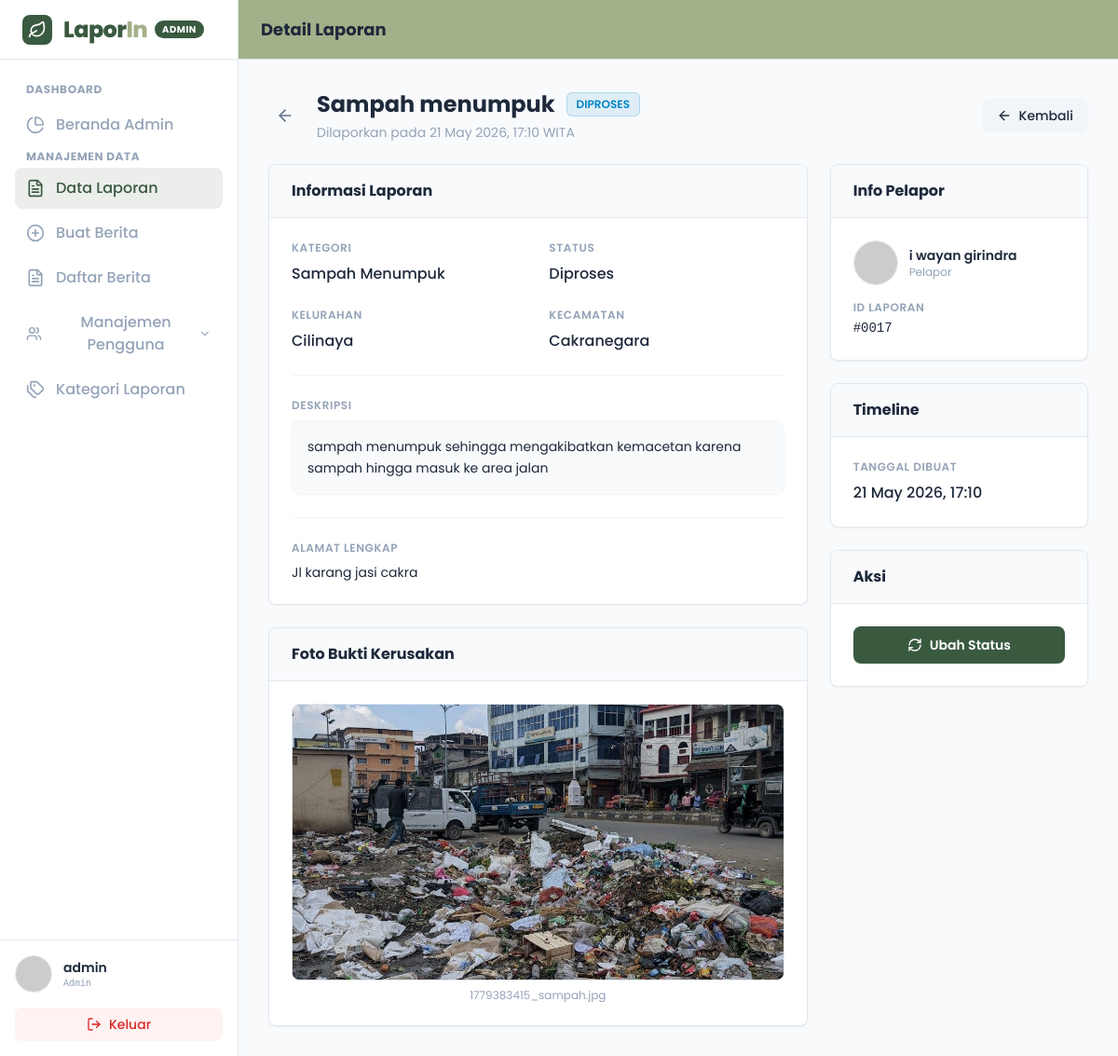
The app's page /admin/detailLaporan.php?id=17 (signed in), older data.
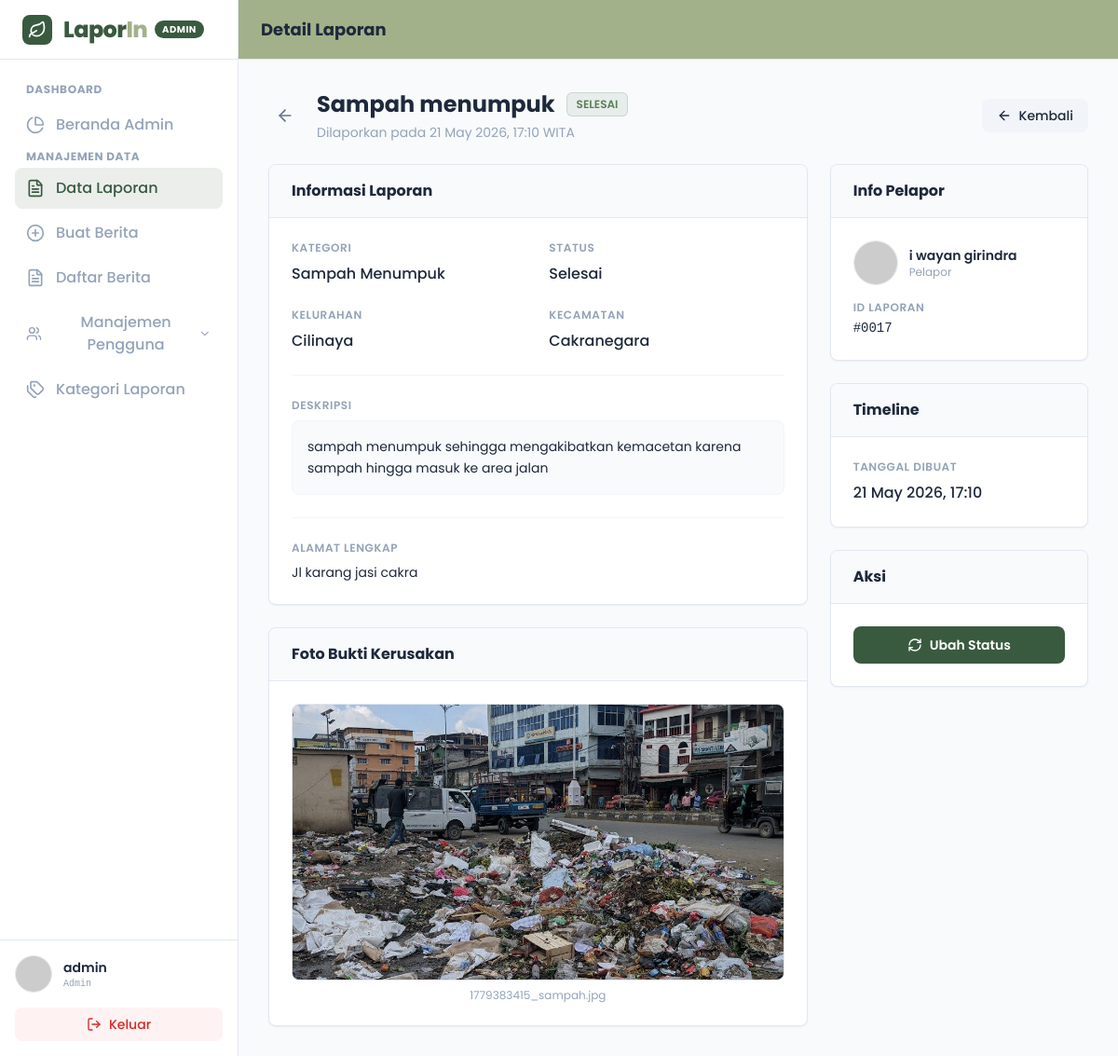
The same page, newer data.
### tables this page shows
CREATE TABLE `laporan` (
  `id` int(11) NOT NULL,
  `user_id` int(11) NOT NULL,
  `judul` varchar(100) NOT NULL,
  `kategori` varchar(50) NOT NULL,
  `deskripsi` text NOT NULL,
  `foto` varchar(255) DEFAULT NULL,
  `rating` int(1) DEFAULT NULL,
  `ulasan` text DEFAULT NULL,
  `alamat` text NOT NULL,
  `kecamatan` varchar(50) NOT NULL,
  `kelurahan` varchar(50) NOT NULL,
  `latitude` decimal(10,8) DEFAULT NULL,
  `longitude` decimal(11,8) DEFAULT NULL,
  `status` enum('Menunggu','Diproses','Selesai','Ditolak') DEFAULT 'Menunggu',
  `tanggal` timestamp NOT NULL DEFAULT current_timestamp()
);

CREATE TABLE `users` (
  `id` int(10) NOT NULL,
  `nama` varchar(50) NOT NULL,
  `nik` varchar(50) NOT NULL,
  `username` varchar(50) NOT NULL,
  `password` varchar(100) NOT NULL,
  `gender` enum('Laki-laki','Perempuan') NOT NULL,
  `alamat` text NOT NULL,
  `foto` varchar(255) NOT NULL
);

### admin/detailLaporan.php (the view, shortened to what the changed rows need)
<?php
require __DIR__ . '/../database/conection.php';
$id_laporan = $_GET['id'];
$stmt_laporan = $pdo->prepare("
    SELECT laporan.*, users.nama as nama_pelapor
    FROM laporan
    JOIN users ON laporan.user_id = users.id
    WHERE laporan.id = :id
");
$stmt_laporan->execute([':id' => $id_laporan]);
$laporan = $stmt_laporan->fetch();
?>
<!DOCTYPE html>
<html lang="id">
<head>
    <script src="https://cdn.tailwindcss.com"></script>
</head>
<body class="bg-light text-dark font-sans h-screen flex overflow-hidden">
    <div class="flex-1 flex flex-col h-screen overflow-hidden">
        <header class="h-16 bg-accent border-b border-slate-200 flex items-center justify-between px-4 sm:px-6 z-30 shrink-0">
            <h1 class="text-lg font-bold text-dark hidden sm:block">Detail Laporan</h1>
        </header>
        <main class="flex-1 overflow-y-auto bg-light p-4 sm:p-6 lg:p-8">
            <div class="max-w-5xl mx-auto space-y-6">
                <div class="flex flex-col sm:flex-row justify-between items-start sm:items-center gap-4">
                    <div class="flex items-center gap-4">
                        <div>
                            <div class="flex items-center gap-3 mb-1">
                                <h2 class="text-2xl font-bold text-dark">
                                    <?php echo $laporan['judul']; ?>
                                </h2>
                                <?php
                                $status = $laporan['status'];
                                $badge_colors = [
                                    'Menunggu' => 'bg-warning/10 text-warning border-warning/20',
                                    'Diproses' => 'bg-info/10 text-info border-info/20',
                                    'Selesai'  => 'bg-secondary/10 text-secondary border-secondary/20',
                                    'Ditolak'  => 'bg-danger/10 text-danger border-danger/20',
                                ];
                                $cls = $badge_colors[$status] ?? 'bg-slate-100 text-muted border-slate-200';
                                echo "<span class='inline-flex items-center px-2.5 py-1 rounded-md text-xs font-semibold border $cls'>" . strtoupper($status) . "</span>";
                                ?>
                            </div>
                            <p class="text-muted text-sm">
                                Dilaporkan pada <?php echo date('d F Y, H:i', strtotime($laporan['tanggal'])); ?> WITA
                            </p>
                        </div>
                    </div>
                </div>
                <div class="grid grid-cols-1 lg:grid-cols-3 gap-6">
                    <div class="lg:col-span-2 space-y-6">
                        <div class="bg-white border border-slate-200 rounded-lg shadow-sm overflow-hidden">
                            <div class="p-6">
                                <div class="grid grid-cols-1 sm:grid-cols-2 gap-y-6 gap-x-6">
                                    <div>
                                        <p class="text-xs font-semibold text-slate-400 uppercase tracking-wider mb-2">
                                            Kategori</p>
                                        <p class="text-dark font-medium"><?php echo $laporan['kategori']; ?></p>
                                    </div>
                                    <div>
                                        <p class="text-xs font-semibold text-slate-400 uppercase tracking-wider mb-2">
                                            Status</p>
                                        <p class="text-dark font-medium"><?php echo $laporan['status']; ?></p>
                                    </div>
                                    <div>
                                        <p class="text-xs font-semibold text-slate-400 uppercase tracking-wider mb-2">
                                            Kelurahan</p>
                                        <p class="text-dark font-medium"><?php echo $laporan['kelurahan']; ?></p>
                                    </div>
                                    <div>
                                        <p class="text-xs font-semibold text-slate-400 uppercase tracking-wider mb-2">
                                            Kecamatan</p>
                                        <p class="text-dark font-medium"><?php echo $laporan['kecamatan']; ?></p>
                                    </div>
                                </div>
                                <div class="mt-6 pt-6 border-t border-slate-100">
                                    <p class="text-xs font-semibold text-slate-400 uppercase tracking-wider mb-2">Deskripsi</p>
                                    <p class="text-dark text-sm leading-relaxed bg-slate-50 p-4 rounded-lg border border-slate-100">
                                        <?php echo $laporan['deskripsi']; ?>
                                    </p>
                                </div>
                                <div class="mt-6 pt-6 border-t border-slate-100">
                                    <p class="text-xs font-semibold text-slate-400 uppercase tracking-wider mb-2">Alamat Lengkap</p>
                                    <p class="text-dark text-sm"><?php echo $laporan['alamat']; ?></p>
                                </div>
                            </div>
                        </div>
                        <div class="bg-white border border-slate-200 rounded-lg shadow-sm overflow-hidden">
                            <div class="p-6">
                                <?php if(!empty($laporan['foto'])): ?>
                                <div class="aspect-video bg-slate-100 rounded-lg overflow-hidden border border-slate-200">
                                    <img src="../uploads/foto_laporan/<?php echo $laporan['foto']; ?>"
                                        alt="Foto Laporan" class="w-full h-full object-cover">
                                </div>
                                <p class="text-xs text-muted mt-2 text-center"><?php echo $laporan['foto']; ?></p>
                                <?php endif; ?>
                            </div>
                        </div>
                    </div>
                    <div class="space-y-6">
                        <div class="bg-white border border-slate-200 rounded-lg shadow-sm overflow-hidden">
                            <div class="p-6">
                                <div class="flex items-center mb-4">
                                    <div class="ml-3">
                                        <p class="font-semibold text-dark text-sm"><?php echo $laporan['nama_pelapor']; ?></p>
                                        <p class="text-xs text-muted">Pelapor</p>
                                    </div>
                                </div>
                                <div class="space-y-3">
                                    <div>
                                        <p class="text-xs font-semibold text-slate-400 uppercase tracking-wider mb-1">
                                            ID Laporan</p>
                                        <p class="text-dark text-sm font-mono">#<?php echo str_pad($laporan['id'], 4, '0', STR_PAD_LEFT); ?></p>
                                    </div>
                                </div>
                            </div>
                        </div>
                        <div class="bg-white border border-slate-200 rounded-lg shadow-sm overflow-hidden">
                            <div class="p-6">
                                <div>
                                    <p class="text-xs font-semibold text-slate-400 uppercase tracking-wider mb-2">
                                        Tanggal Dibuat</p>
                                    <p class="text-dark font-medium"><?php echo date('d F Y, H:i', strtotime($laporan['tanggal'])); ?></p>
                                </div>
                            </div>
                        </div>
                    </div>
                </div>
            </div>
        </main>
    </div>
</body>
</html>

Row changes from the older to the newer data that the page shows:
changed laporan "Sampah menumpuk": status "DIPROSES" → "SELESAI"; status "Diproses" → "Selesai"
